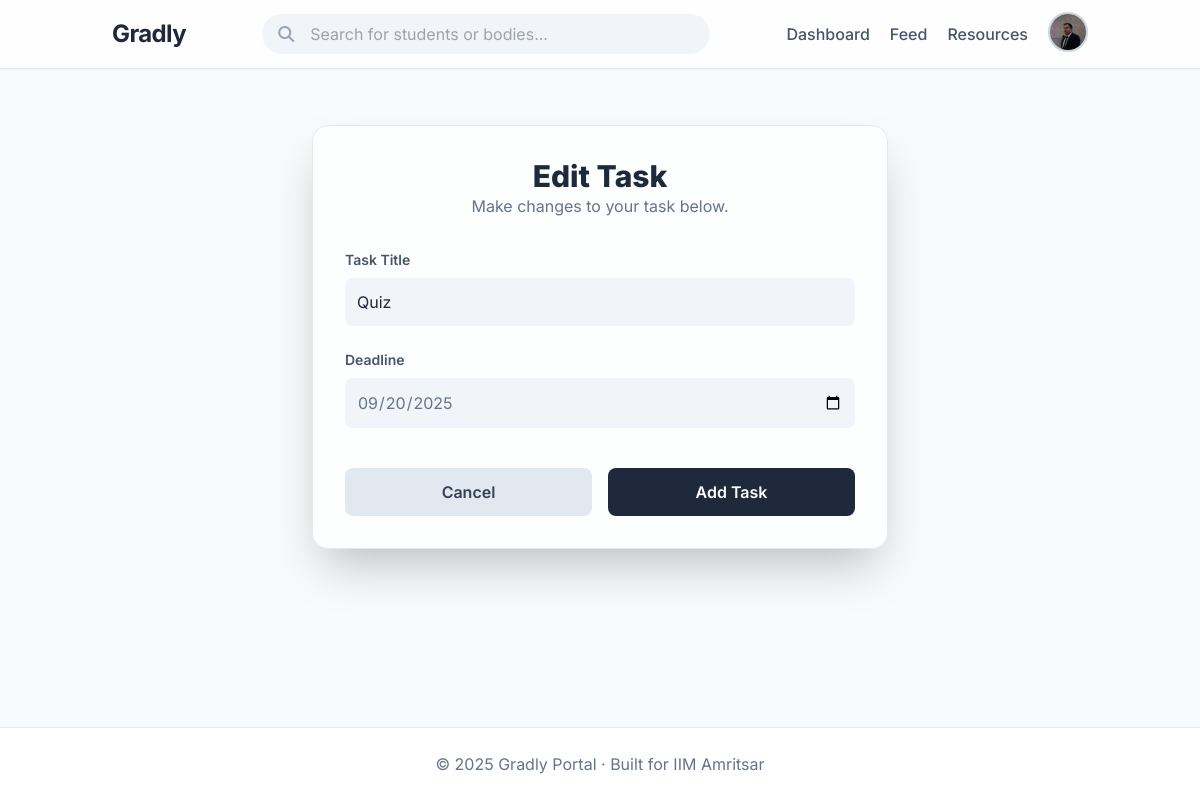
Page /task/6/edit (signed in) on the committed database.
### models.py (models this page shows, shortened)
class User(db.Model, UserMixin):
    id = db.Column(db.String(15), primary_key=True)
    name = db.Column(db.String(100), nullable=False)
    email = db.Column(db.String(120), unique=True, nullable=False)
    password = db.Column(db.String(200), nullable=False)
    cgpa = db.Column(db.Float, nullable=True)
    resume = db.Column(db.String(200), nullable=True)
    phone = db.Column(db.String(20), nullable=True)
    profile_pic = db.Column(db.String(200), nullable=True)
    show_email = db.Column(db.Boolean, default=True)
    show_phone = db.Column(db.Boolean, default=True)
    show_cgpa = db.Column(db.Boolean, default=True)
    work_experiences = db.relationship('WorkExperience', backref='user', lazy=True)
    internships = db.relationship('Internship', backref='user', lazy=True)
    certifications = db.relationship('Certification', backref='user', lazy=True)
    skills = db.relationship('Skill', backref='user', lazy=True)
    hobbies = db.relationship('Hobby', backref='user', lazy=True)
    comments = db.relationship("PostComment", backref="author", lazy=True, cascade="all, delete-orphan")
    votes = db.relationship("PostVote", backref="voter", lazy=True, cascade="all, delete-orphan")
    @property
    def user_type(self):
        return "student"

class Task(db.Model):
    id = db.Column(db.Integer, primary_key=True)
    title = db.Column(db.String(200), nullable=False)
    due_date = db.Column(db.DateTime, nullable=True)
    is_done = db.Column(db.Boolean, default=False)
    user_id = db.Column(db.Integer, db.ForeignKey('user.id'))

### routes/tasks.py (the view)
@tasks_bp.route('/task/<int:task_id>/edit', methods=['GET', 'POST'])
@login_required
def edit_task(task_id):
    task = Task.query.get_or_404(task_id)
    if task.user_id != current_user.id:
        abort(403)
    form = TaskForm(obj=task)
    if form.validate_on_submit():
        task.title = form.title.data
        task.due_date = form.due_date.data
        db.session.commit()
        flash('Task updated successfully!', 'success')
        return redirect(url_for('dashboard.dashboard'))
    return render_template('edit_task.html', form=form, task=task)

### forms.py
class TaskForm(FlaskForm):
    title = StringField('Task Title', validators=[DataRequired()])
    due_date = DateField('Deadline', format='%Y-%m-%d', validators=[DataRequired()])
    submit = SubmitField('Add Task')

### app.py (called while the page is built)
@login_manager.user_loader
def load_user(user_id):
    if user_id.startswith("U_"):
        roll = user_id.split("_", 1)[1]   # keep string as-is
        return User.query.get(roll)
    elif user_id.startswith("B_"):
        body_id = user_id.split("_", 1)[1]
        return StudentBody.query.get(int(body_id))
    return None

@app.before_request
def create_tables():
    db.create_all()

### templates/edit_task.html (shortened to what this page needs)
{% extends "base.html" %}
{% block content %}
<div class="max-w-xl mx-auto bg-white/70 backdrop-blur-lg p-8 rounded-2xl shadow-2xl border border-slate-200">
    <div class="text-center mb-8">
        <h2 class="text-3xl font-extrabold text-slate-800">Edit Task</h2>
        <p class="text-slate-500">Make changes to your task below.</p>
    </div>
    <form method="POST" class="space-y-6">
        <div>
            {{ form.title.label(class="block text-sm font-semibold text-slate-600 mb-2") }}
            {{ form.title(class="w-full p-3 bg-slate-100 border-transparent rounded-lg focus:ring-2 focus:ring-sky-500
            transition") }}
        </div>
        <div>
            {{ form.due_date.label(class="block text-sm font-semibold text-slate-600 mb-2") }}
            {{ form.due_date(class="w-full p-3 bg-slate-100 border-transparent rounded-lg focus:ring-2
            focus:ring-sky-500 transition text-slate-500", type="date") }}
        </div>
        <div class="flex items-center gap-4 pt-4">
            <a href="{{ url_for('dashboard.dashboard') }}"
                class="w-1/2 text-center bg-slate-200 text-slate-700 px-4 py-3 rounded-lg font-semibold hover:bg-slate-300 transition-all">
                Cancel
            </a>
            {{ form.submit(class="w-1/2 bg-slate-800 text-white px-4 py-3 rounded-lg font-semibold hover:bg-sky-500
            transition-all cursor-pointer") }}
        </div>
    </form>
</div>
{% endblock %}

### templates/base.html (shortened to what this page needs)
<!DOCTYPE html>
<html lang="en" class="scroll-smooth">
<head>
    <script src="https://cdn.tailwindcss.com"></script>
    <link rel="stylesheet" href="https://cdnjs.cloudflare.com/ajax/libs/font-awesome/6.5.2/css/all.min.css"
 />
</head>
<body class="bg-slate-50 text-slate-800 flex flex-col min-h-screen">
    <nav class="sticky top-0 z-50 bg-white/80 backdrop-blur-lg shadow-sm border-b border-slate-200">
        <div class="container mx-auto px-6 py-3 flex justify-between items-center">
            <a href="{% if current_user.is_authenticated and current_user.user_type == 'body' %}
                     {{ url_for('studentbody.body_home', body_id=current_user.id) }}
                  {% else %}
                     {{ url_for('home') }}
                  {% endif %}" class="text-2xl font-bold text-slate-800 tracking-tight">
                Gradly
            </a>
            {% if current_user.is_authenticated %}
            <div class="relative w-full max-w-md hidden md:block">
                <i class="fa fa-search absolute left-4 top-1/2 -translate-y-1/2 text-slate-400"></i>
                <input id="search-bar" type="text" placeholder="Search for students or bodies..."
                    class="w-full pl-12 pr-4 py-2 rounded-full bg-slate-100 border-transparent focus:outline-none focus:ring-2 focus:ring-sky-500 transition-all">
            </div>
            {% endif %}
            <div class="flex items-center space-x-5">
                {% if current_user.is_authenticated %}
                {% if current_user.user_type == "student" %}
                <a href="{{ url_for('dashboard.dashboard') }}"
                    class="text-slate-600 hover:text-sky-500 font-medium transition-colors">Dashboard</a>
                {% elif current_user.user_type == "body" %}
                <a href="{{ url_for('studentbody.body_dashboard', body_id=current_user.id) }}"
                    class="text-slate-600 hover:text-pink-500 font-medium transition-colors">Dashboard</a>
                {% endif %}
                <a href="{{ url_for('posts.feed') }}"
                    class="text-slate-600 hover:text-emerald-500 font-medium transition-colors">Feed</a>
                <a href="{{ url_for('resources.resources') }}"
                    class="text-slate-600 hover:text-sky-500 font-medium transition-colors">Resources</a>
                <div class="relative" x-data="{ open: false }">
                    <button @click="open = !open"
                        class="w-10 h-10 rounded-full overflow-hidden border-2 border-slate-300 focus:outline-none">
                        {% if current_user.profile_pic %}
                        <img src="{{ url_for('static', filename=current_user.profile_pic) }}" alt="Profile Picture"
                            class="w-full h-full object-cover">
                        {% else %}
                        <img src="{{ url_for('static', filename='default-profile.png') }}" alt="Default Picture"
                            class="w-full h-full object-cover">
                        {% endif %}
                    </button>
                </div>
                {% else %}
                <a href="{{ url_for('auth.login') }}"
                    class="text-slate-600 hover:text-sky-500 font-medium transition-colors">Login</a>
                <a href="{{ url_for('auth.register') }}"
                    class="bg-sky-500 text-white px-4 py-2 rounded-full text-sm font-semibold hover:bg-sky-600 transition-all duration-300">Register</a>
                {% endif %}
            </div>
        </div>
    </nav>
    <main class="container mx-auto px-6 py-8 flex-grow">
        <div class="content-fade-in">
            {% block content %}{% endblock %}
        </div>
    </main>
    <footer class="bg-white border-t border-slate-200 text-center py-6 mt-auto">
        <p class="text-slate-500">&copy; 2025 Gradly Portal · Built for IIM Amritsar</p>
    </footer>
</body>
</html>

### templates/base.html (style rules this page uses)
body { font-family: 'Inter', sans-serif; }
.content-fade-in { animation: fadeIn 0.6s ease-in-out forwards; }

### rows in the picture
User: profile_pic (picture)
Task: title "Quiz", due_date "09/20/2025"
